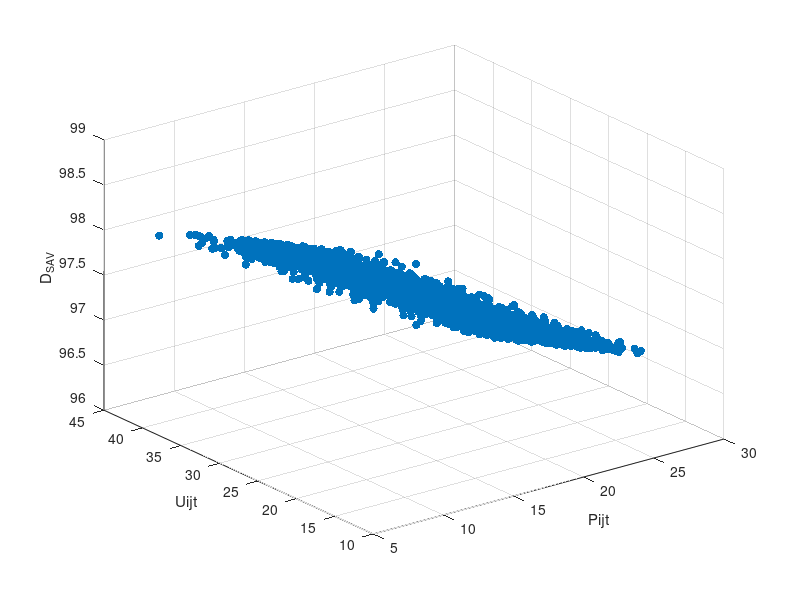

Here is the MATLAB script that generated this plot:
%0-start recording running time
tic

%0.1-read and store test case 12
clear;clc;close all;

% 110820-generate P range 7.00:0.01:28.00
P= zeros(2101,1);% since 2101 elements in range 7.00:0.01:28.00
k=1;
for j=7.00:0.01:28.00
    P(k)=j;
    k=k+1;
end

% 110820-generate U range lambda=27
U=zeros(2101,1);
lambda=27;
k=1;
for j=7.00:0.01:28.00
    U(k)=poissrnd(lambda);
    k=k+1;
end

% calculate D_SAV for each P,U pair
c=20;
d=100;
w_c=1.3;
q=2.62;
k=0.053;
w_W=39;
w_P=1.3;

D_SAV=zeros(2101,1);
s=1;
for j=7.00:0.01:28.00
    D_SAV(s)= (c*d*w_c*q-k*w_W*U(s))/(k*w_P*P(s)+c*w_c*q) ;
    s=s+1;
end

scatter3(P,U,D_SAV,'filled')
% scatter3(P,U,D_SAV,'.')
xlabel('Pijt');ylabel('Uijt');zlabel('D_{SAV}')

T = delaunay(P,U)
hold on
trimesh(T,P,U,D_SAV,"FaceAlpha",0)

% 3d plot
% [Pi,Ui]=meshgrid(P,U); 
% D_SAV= (c*d*w_c*q-k*w_W.*Ui)/(k*w_P.*Pi+c*w_c*q) ;
% D_SAV
% mesh(Pi,Ui,D_SAV)
% surf(Pi,Ui,D_SAV)
% grid on
% hold on



%0-end recording running time
toc